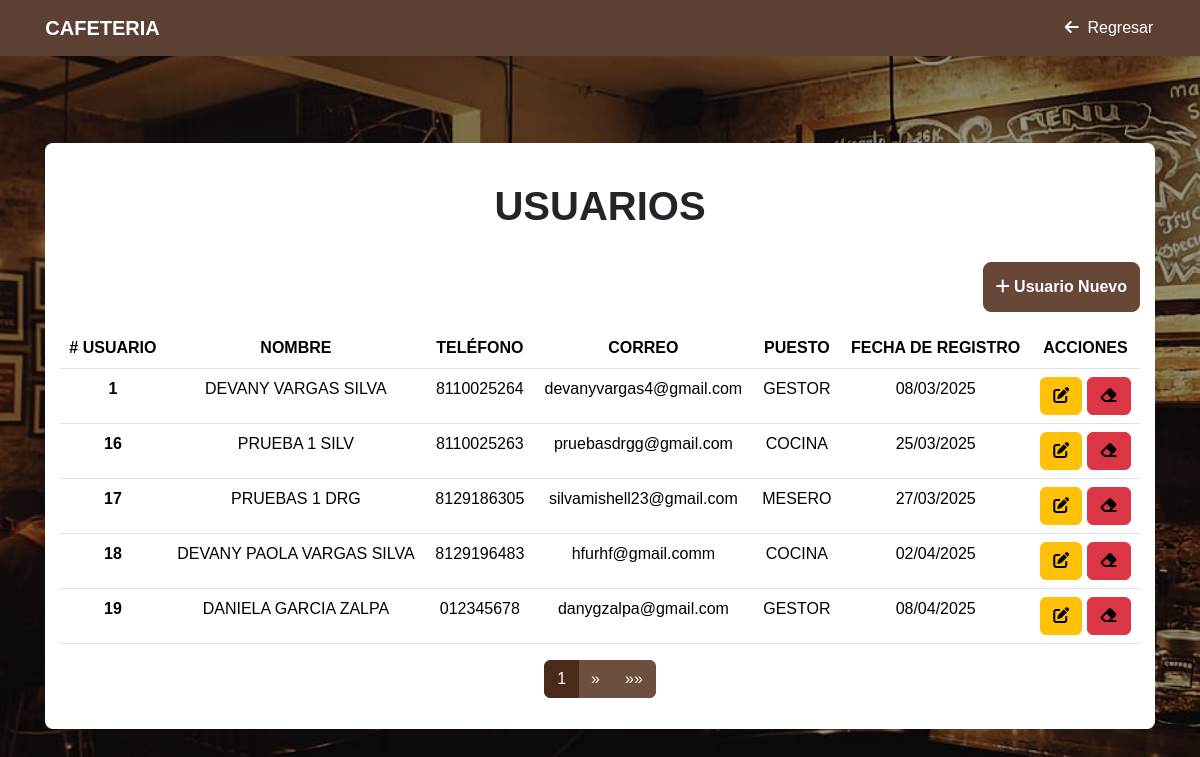
The app's page /pedidos/adminGeneral/usuarios/ (signed in) with its own data.
### pedidos/models.py (models this page shows, shortened)
class USUARIO(models.Model):
    ROLES = (
        (1, 'MESERO'),
        (2, 'COCINA'),
        (3, 'GESTOR'),
    )
    idUsuario = models.AutoField(primary_key=True)
    nombre = models.CharField(max_length=50)
    apPaterno = models.CharField(max_length=50)
    apMaterno = models.CharField(max_length=50)
    telefono = models.CharField(max_length=15, unique=True)
    correo = models.EmailField(unique=True)
    rol = models.IntegerField(choices=ROLES)
    fechaRegistro = models.DateField()
    user = models.OneToOneField(User, on_delete=models.CASCADE, related_name='usuario')
    class Meta:
        constraints = [
            models.UniqueConstraint(fields=['telefono'], name='unique_telefono'),
            models.UniqueConstraint(fields=['correo'], name='unique_correo')
        ]

### pedidos/views.py (the view)
# urls.py: path('adminGeneral/usuarios/', views.v_lista_usuarios, name='admin_usuarios'),
@login_required
def v_lista_usuarios(request):
    if request.user.usuario.rol != 3:  # Verificar si es un administrador
        return redirect('pedidos:login')
    usuarios = USUARIO.objects.all()  # Obtiene todos los usuarios
    if not usuarios:
        messages.warning(request, 'No hay usuarios registrados.')
    paginator = Paginator(usuarios, 5)  # Mostrar 5 usuarios por página
    page_number = request.GET.get('page')  # Obtener el número de página de la URL
    page_obj = paginator.get_page(page_number)  # Obtener la página actual
    return render(request, 'adminUsuarios.html', {'usuarios': page_obj})

### pedidos/templates/adminUsuarios.html (shortened to what this page needs)
{% extends 'plantilla.html' %}
{% load static %}
{% block body %}
<body data-user-id="{{ request.user.usuario.idUsuario }}">
<link rel="stylesheet" href="{% static 'pedidos/css/listados.css' %}">
<br>
<div class="container bg-white rounded-3 mt-5">
    <br><h2 class="text-center">USUARIOS</h2><br>
    <div class="text-end mb-3">
        <a href="{% url 'pedidos:registro_usuario' %}" class="btn btn-marron"><i class="fa-solid fa-plus" style="color: #ffffff;"></i>  Usuario Nuevo</a>
    </div>
    <table class="table table-hover">
        <thead>
            <tr>
                <th scope="col"># USUARIO</th>
                <th scope="col">NOMBRE</th>
                <th scope="col">TELÉFONO</th>
                <th scope="col">CORREO</th>
                <th scope="col">PUESTO</th>
                <th scope="col">FECHA DE REGISTRO</th>
                <th scope="col">ACCIONES</th>
            </tr>
        </thead>
        <tbody>
            {% for usuario in usuarios %}
            <tr>
                <th>{{ usuario.idUsuario }}</th>
                <td>{{ usuario.nombre|default:"" }} {{ usuario.apPaterno|default:"" }} {{ usuario.apMaterno|default:"" }}</td>
                <td>{{ usuario.telefono }}</td>
                <td>{{ usuario.correo }}</td>
                <td>{{ usuario.get_rol_display }}</td>
                <td>{{ usuario.fechaRegistro|date:"d/m/Y" }}</td>
                <td>
                    <a href="{% url 'pedidos:editar_usuario' usuario.idUsuario %}" class="btn btn-warning"><i class="fa-solid fa-pen-to-square" style="color: #000000;"></i></a>
                    <button type="button" class="btn btn-danger delete-btn" data-id="{{ usuario.idUsuario }}" data-bs-toggle="modal"><i class="fa-solid fa-eraser" style="color: #000000;"></i></button>
                </td>
            </tr>
            {% empty %}
            <tr>
                <td colspan="7" class="text-center">No hay usuarios.</td>
            </tr>
            {% endfor %}
        </tbody>
    </table>
    <div class="d-flex justify-content-center mt-3">
        <nav>
            <ul class="pagination">
                <li class="page-item active">
                    <span class="page-link">{{ usuarios.number }} <span class="sr-only">(actual)</span></span>
                </li>
                {% if usuarios.has_next %}
                <li class="page-item">
                    <a class="page-link" href="?page={{ usuarios.next_page_number }}" aria-label="Página siguiente">
                        <span aria-hidden="true">&raquo;</span>
                    </a>
                </li>
                <li class="page-item">
                    <a class="page-link" href="?page={{ usuarios.paginator.num_pages }}" aria-label="Última página">
                        <span aria-hidden="true">&raquo;&raquo;</span>
                    </a>
                </li>
                {% endif %}
            </ul>
        </nav>
    </div>
</div>
</body>
{% endblock %}

### pedidos/templates/plantilla.html (shortened to what this page needs)
<!DOCTYPE html>
<html lang="es">
    <head>
        <link href="https://cdn.jsdelivr.net/npm/bootstrap@5.3.3/dist/css/bootstrap.min.css"
        rel="stylesheet"
>
        <link rel="stylesheet" href="https://cdnjs.cloudflare.com/ajax/libs/font-awesome/6.6.0/css/all.min.css"
/>
        {% load static %}
    </head>
    <body>
        <nav class="navbar navbar-expand-lg navbar-info fixed-top">
            <div class="container-fluid">
                <b class="navbar-brand text-white">&nbsp; &nbsp; &nbsp; CAFETERIA</b>
                <div class="collapse navbar-collapse justify-content-end" id="navbarNav">
                    <ul class="navbar-nav">
                        {% with request.resolver_match.url_name as current_view %}
                            {% if current_view in 'registro_usuario,editar_usuario,crear_pedido,editar_pedido,crear_producto,editar_producto,recuperar_contraseña,admin_usuarios,admin_productos,cambiar_contraseña' %}
                                <li class="nav-item">
                                    <a class="nav-link text-white" href="javascript:history.back();">
                                        <i class="fa-solid fa-arrow-left"></i>&nbsp; Regresar &nbsp; &nbsp; &nbsp;
                                    </a>
                                </li>
                            {% endif %}
                        {% endwith %}
                    </ul>
                </div>
            </div>
        </nav>
        <div class="container">
            {% block body %}
            {% endblock %}
        </div>
    </body>
</html>

### pedidos/static/pedidos/css/listados.css (style rules this page uses)
body { display: flex; align-items: center; justify-content: center; font-family: Arial, sans-serif; }
h2 { font-weight: bold; font-size: 40px; }
table { text-align: center; }
.container { padding: 15px; }
.btn-marron { background-color: #664738; color: white; font-weight: bold; padding: 0.75rem; border-radius: 8px; border-color: #664738; transition: background-color 0.3s ease; }
.pagination .page-item .page-link { background-color: #6c4f3d; color: white; border: 1px solid #6c4f3d; cursor: pointer; }
.pagination .page-item.active .page-link { background-color: #4a2b1a; color: white; border-color: #4a2b1a; cursor: pointer; }

### records on screen
USUARIO: idUsuario "1", nombre "DEVANY", apPaterno "VARGAS", apMaterno "SILVA", telefono "8110025264", correo "devanyvargas4@gmail.com", rol "GESTOR", fechaRegistro "08/03/2025"
USUARIO: idUsuario "16", nombre "PRUEBA", apPaterno "1", apMaterno "SILV", telefono "8110025263", correo "pruebasdrgg@gmail.com", rol "COCINA", fechaRegistro "25/03/2025"
USUARIO: idUsuario "17", nombre "PRUEBAS", apPaterno "1", apMaterno "DRG", telefono "8129186305", correo "silvamishell23@gmail.com", rol "MESERO", fechaRegistro "27/03/2025"
USUARIO: idUsuario "18", nombre "DEVANY PAOLA", apPaterno "VARGAS", apMaterno "SILVA", telefono "8129196483", correo "hfurhf@gmail.comm", rol "COCINA", fechaRegistro "02/04/2025"
USUARIO: idUsuario "19", nombre "DANIELA", apPaterno "GARCIA", apMaterno "ZALPA", telefono "012345678", correo "danygzalpa@gmail.com", rol "GESTOR", fechaRegistro "08/04/2025"

### other values on screen
{{ usuarios.number }} "1"
